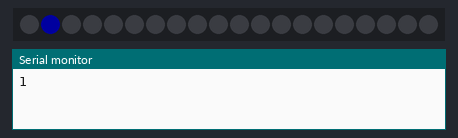
Bench run of a sketch on a simulated Arduino Uno, built with avr-gcc and run on an emulated ATmega328P. On the bench: 20 RGB LEDs in strip order, left to right, the last lines printed to the serial monitor. Dim RGB values are drawn brighter than linear.

Above: at 0.05 s.
At 5.02 s:
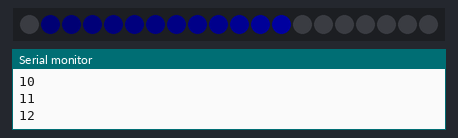
At 10.0 s:
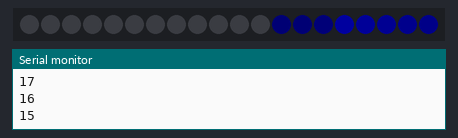
At 19.96 s:
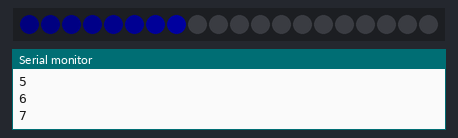
At 29.91 s:
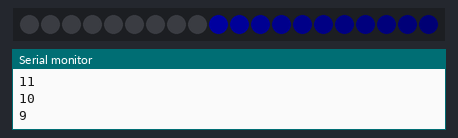
At 39.87 s:
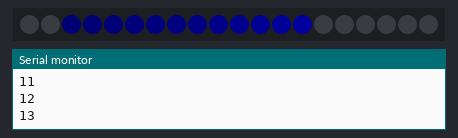

The sketch:

long_snack.ino
```cpp
#include "FastSPI_LED2.h"

#define NUMLEDS 20
#define MAXRGB 192
#define REDUCE 0.75
#define DELAY 100

/* chasing trail of lights, random colors */

CRGB pixelBuffer[NUMLEDS];

void setup() {
  FastLED.addLeds<LPD8806,GRB>(pixelBuffer, NUMLEDS);
  FastLED.setBrightness(32);

  Serial.begin(19200);
}

byte i = 0;
byte j = 0;
byte inc = 1;
long prev_color = 0x000000;

void loop() {
  if (inc == 1) {
    i = i + 1;
    if (i >= NUMLEDS-1) { inc = 0; }
  } else {
    i = i - 1;
    if (i < 1) { inc = 1; }
  }

/*  pixelBuffer[i].r = random(MAXRGB);
  pixelBuffer[i].g = random(MAXRGB);
  pixelBuffer[i].b = random(MAXRGB); */
  pixelBuffer[i] = 0x0000FF;

  FastLED.show();

  for (j = 0; j < NUMLEDS; j++) {
    pixelBuffer[j].r *= REDUCE;
    pixelBuffer[j].g *= REDUCE;
    pixelBuffer[j].b *= REDUCE;
  }

  Serial.println(i);

  delay(DELAY);
}
```
